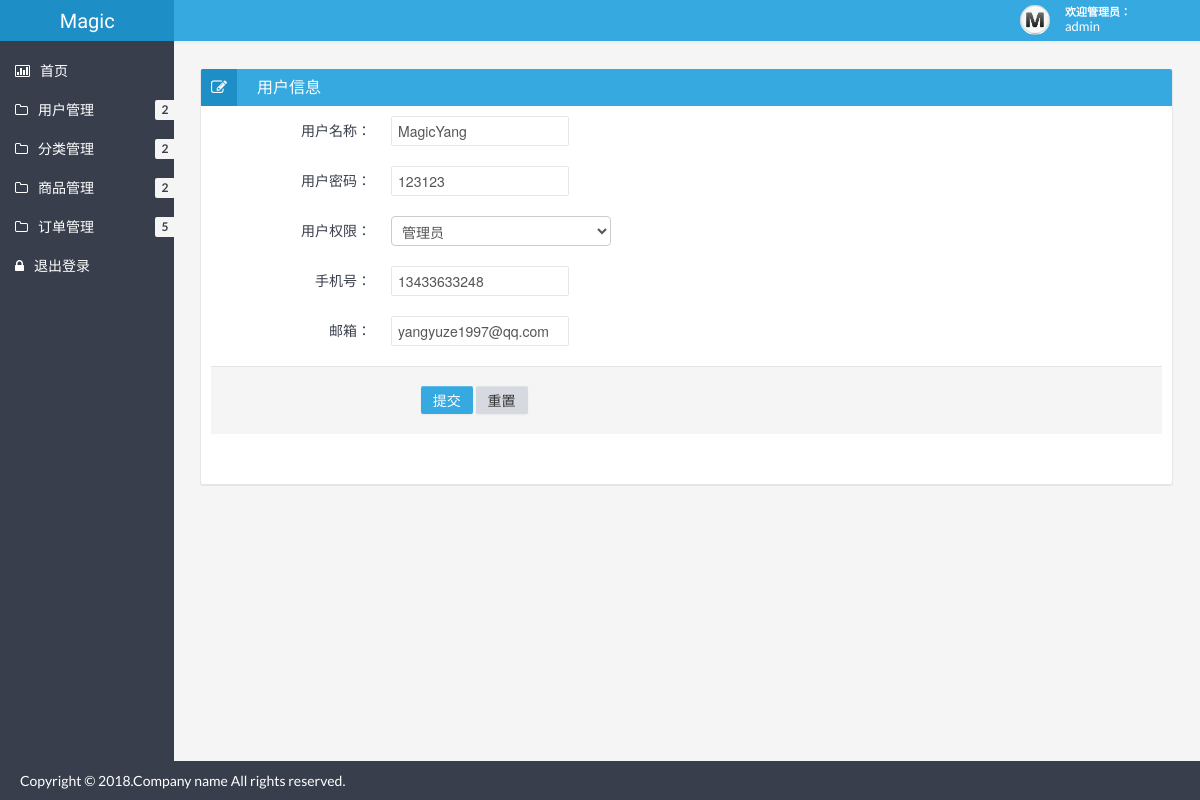
The page /admin/editUser.php?uid=2 (signed in) on the database as committed earlier.
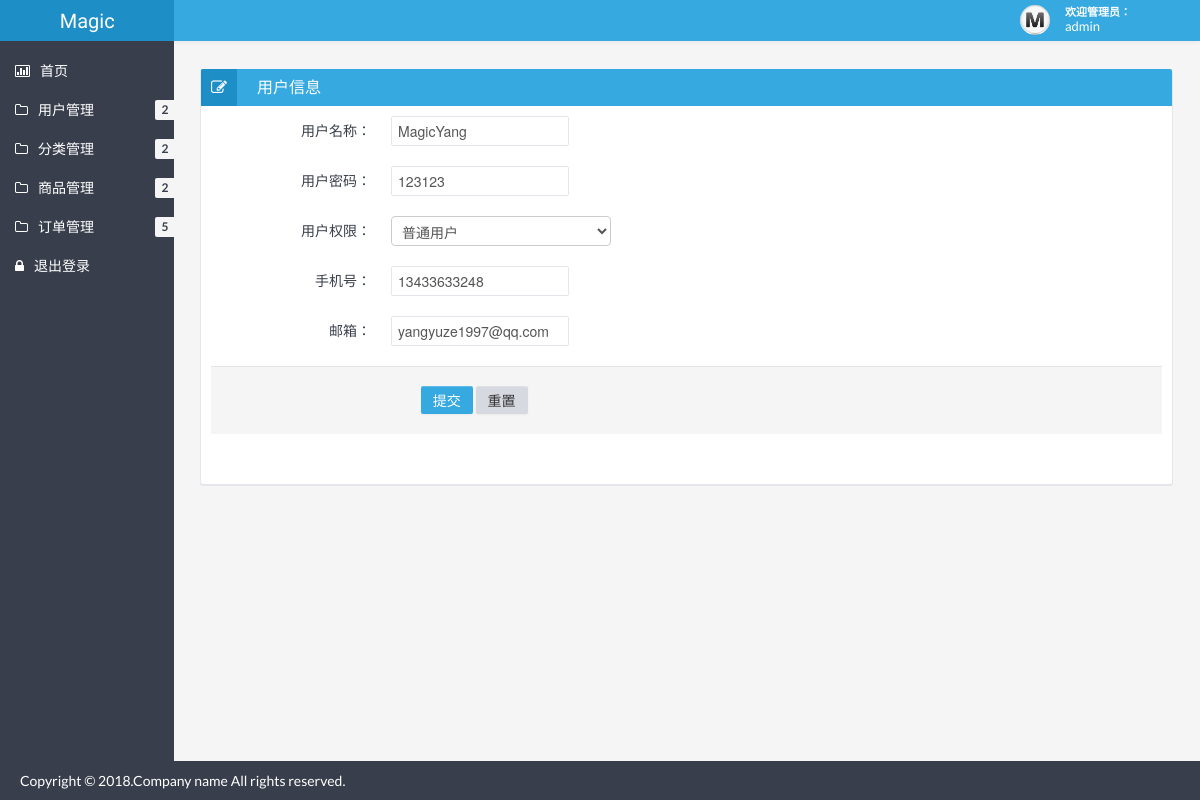
The same page on the database as committed later.
### tables this page shows
CREATE TABLE IF NOT EXISTS `user` (
  `uid` int(11) NOT NULL COMMENT '用户id',
  `uname` varchar(30) NOT NULL COMMENT '用户名',
  `password` varchar(30) NOT NULL COMMENT '密码',
  `openid` varchar(80) NOT NULL COMMENT 'QQopenid',
  `phone` varchar(11) NOT NULL COMMENT '手机号',
  `email` varchar(30) NOT NULL COMMENT '邮箱',
  `state` tinyint(1) NOT NULL COMMENT '状态',
  `level` tinyint(1) NOT NULL COMMENT '权限'
);

### admin/editUser.php (the view, shortened to what this page needs)
<?php
	$uname = "";
	$password = "";
	$phone = "";
	$email = "";
	$level = 0;
	if(isset($_GET['uid'])){
	    $sql = 'select * from user where uid ='.$_GET['uid'];
	    $res = mysql_query($sql);
	    $row = mysql_fetch_array($res);
	    $uname = $row['uname'];
		$password = $row['password'];
		$phone = $row['phone'];
		$email = $row['email'];
		$level = $row['level'];
	}
?>
<!DOCTYPE html>
<html lang="en">
<head>
	<link href="css/bootstrap.min.css" rel="stylesheet" />
	<link href="css/bootstrap-responsive.min.css" rel="stylesheet" />
	<link href="css/style.min.css" rel="stylesheet" />
	<link href="css/style-responsive.min.css" rel="stylesheet" />
	<link href="css/retina.css" rel="stylesheet" />
<meta http-equiv="Content-Type" content="text/html; charset=utf-8" /></head>
<body>
		<?php include "header.php" ?>
		<div class="container-fluid-full">
		<div class="row-fluid">
			<?php include "banner.php" ?>
			<div id="content" class="span10">
			<div class="row-fluid">
				<div class="box span12">
					<div class="box-header">
						<h2><i class="icon-edit"></i>用户信息</h2>
					</div>
					<div class="box-content">
						<form class="form-horizontal" action="<?php echo $_SERVER['PHP_SELF']; ?>" method="post"/>
						  <fieldset>
							<div class="control-group">
							  <label class="control-label" for="uname">用户名称：</label>
							  <div class="controls">
								<input type="text" class="span3" id="uname" name="uname" value="<?php echo $uname;?>"/>
							  </div>
							</div>
							<div class="control-group">
							  <label class="control-label" for="password">用户密码：</label>
							  <div class="controls">
								<input type="text" class="span3" id="password" name="password" value="<?php echo $password;?>"/>
							  </div>
							</div>
							<?php
								if(!$level){
									$tip = "普通用户";
								}else{
									$tip = "管理员";
								}
							?>
							<div class="control-group">
								<label class="control-label" for="level">用户权限：</label>
								<div class="controls">
									<select id="level" name="level">
										<option selected="selected" value="<?php echo $level?>"><?php echo $tip?></option>
									</select>
								</div>
							</div>
							<div class="control-group">
							  <label class="control-label" for="phone">手机号：</label>
							  <div class="controls">
								<input type="text" class="span3" id="phone" name="phone" value="<?php echo $phone;?>"/>
							  </div>
							</div>
							<div class="control-group">
							  <label class="control-label" for="email">邮箱：</label>
							  <div class="controls">
								<input type="text" class="span3" id="email" name="email" value="<?php echo $email;?>"/>
							  </div>
							</div>
							<div class="form-actions">&nbsp;&nbsp;&nbsp;&nbsp;&nbsp;&nbsp;&nbsp;&nbsp;&nbsp;&nbsp;
							  <button type="submit" class="btn btn-primary">提交</button>
							  <button type="reset" class="btn">重置</button>
							</div>
						  </fieldset>
					</div>
				</div>
			</div>
			</div>
		</div>
		<?php include "footer.php"?>
	</div>
</body>
</html>

Rows that differ between the two databases and show on the page:
changed user "MagicYang": level "管理员" → "普通用户"
